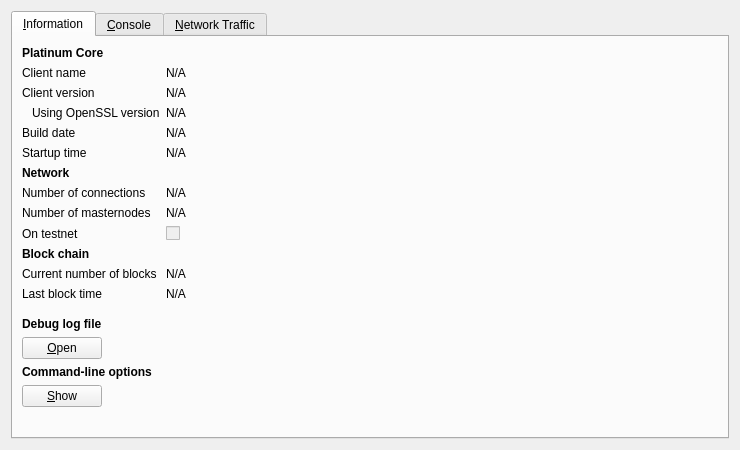
<?xml version="1.0" encoding="UTF-8"?>
<ui version="4.0">
 <class>RPCConsole</class>
 <widget class="QDialog" name="RPCConsole">
  <property name="geometry">
   <rect>
    <x>0</x>
    <y>0</y>
    <width>740</width>
    <height>450</height>
   </rect>
  </property>
  <property name="windowTitle">
   <string>Platinum - Debug window</string>
  </property>
  <layout class="QVBoxLayout" name="verticalLayout_2">
   <item>
    <widget class="QTabWidget" name="tabWidget">
     <property name="currentIndex">
      <number>0</number>
     </property>
     <widget class="QWidget" name="tab_info">
      <attribute name="title">
       <string>&amp;Information</string>
      </attribute>
      <layout class="QFormLayout" name="formLayout">
       <item row="0" column="0">
        <widget class="QLabel" name="label_9">
         <property name="font">
          <font>
           <weight>75</weight>
           <bold>true</bold>
          </font>
         </property>
         <property name="text">
          <string>Platinum Core</string>
         </property>
        </widget>
       </item>
       <item row="1" column="0">
        <widget class="QLabel" name="label_5">
         <property name="text">
          <string>Client name</string>
         </property>
        </widget>
       </item>
       <item row="1" column="1">
        <widget class="QLabel" name="clientName">
         <property name="cursor">
          <cursorShape>IBeamCursor</cursorShape>
         </property>
         <property name="text">
          <string>N/A</string>
         </property>
         <property name="textFormat">
          <enum>Qt::PlainText</enum>
         </property>
         <property name="textInteractionFlags">
          <set>Qt::LinksAccessibleByMouse|Qt::TextSelectableByKeyboard|Qt::TextSelectableByMouse</set>
         </property>
        </widget>
       </item>
       <item row="2" column="0">
        <widget class="QLabel" name="label_6">
         <property name="text">
          <string>Client version</string>
         </property>
        </widget>
       </item>
       <item row="2" column="1">
        <widget class="QLabel" name="clientVersion">
         <property name="cursor">
          <cursorShape>IBeamCursor</cursorShape>
         </property>
         <property name="text">
          <string>N/A</string>
         </property>
         <property name="textFormat">
          <enum>Qt::PlainText</enum>
         </property>
         <property name="textInteractionFlags">
          <set>Qt::LinksAccessibleByMouse|Qt::TextSelectableByKeyboard|Qt::TextSelectableByMouse</set>
         </property>
        </widget>
       </item>
       <item row="3" column="0">
        <widget class="QLabel" name="label_14">
         <property name="text">
          <string>Using OpenSSL version</string>
         </property>
         <property name="indent">
          <number>10</number>
         </property>
        </widget>
       </item>
       <item row="3" column="1">
        <widget class="QLabel" name="openSSLVersion">
         <property name="cursor">
          <cursorShape>IBeamCursor</cursorShape>
         </property>
         <property name="text">
          <string>N/A</string>
         </property>
         <property name="textFormat">
          <enum>Qt::PlainText</enum>
         </property>
         <property name="textInteractionFlags">
          <set>Qt::LinksAccessibleByMouse|Qt::TextSelectableByKeyboard|Qt::TextSelectableByMouse</set>
         </property>
        </widget>
       </item>
       <item row="4" column="0">
        <widget class="QLabel" name="label_12">
         <property name="text">
          <string>Build date</string>
         </property>
        </widget>
       </item>
       <item row="4" column="1">
        <widget class="QLabel" name="buildDate">
         <property name="cursor">
          <cursorShape>IBeamCursor</cursorShape>
         </property>
         <property name="text">
          <string>N/A</string>
         </property>
         <property name="textFormat">
          <enum>Qt::PlainText</enum>
         </property>
         <property name="textInteractionFlags">
          <set>Qt::LinksAccessibleByMouse|Qt::TextSelectableByKeyboard|Qt::TextSelectableByMouse</set>
         </property>
        </widget>
       </item>
       <item row="5" column="0">
        <widget class="QLabel" name="label_13">
         <property name="text">
          <string>Startup time</string>
         </property>
        </widget>
       </item>
       <item row="5" column="1">
        <widget class="QLabel" name="startupTime">
         <property name="cursor">
          <cursorShape>IBeamCursor</cursorShape>
         </property>
         <property name="text">
          <string>N/A</string>
         </property>
         <property name="textFormat">
          <enum>Qt::PlainText</enum>
         </property>
         <property name="textInteractionFlags">
          <set>Qt::LinksAccessibleByMouse|Qt::TextSelectableByKeyboard|Qt::TextSelectableByMouse</set>
         </property>
        </widget>
       </item>
       <item row="6" column="0">
        <widget class="QLabel" name="label_11">
         <property name="font">
          <font>
           <weight>75</weight>
           <bold>true</bold>
          </font>
         </property>
         <property name="text">
          <string>Network</string>
         </property>
        </widget>
       </item>
       <item row="7" column="0">
        <widget class="QLabel" name="label_7">
         <property name="text">
          <string>Number of connections</string>
         </property>
        </widget>
       </item>
       <item row="7" column="1">
        <widget class="QLabel" name="numberOfConnections">
         <property name="cursor">
          <cursorShape>IBeamCursor</cursorShape>
         </property>
         <property name="text">
          <string>N/A</string>
         </property>
         <property name="textFormat">
          <enum>Qt::PlainText</enum>
         </property>
         <property name="textInteractionFlags">
          <set>Qt::LinksAccessibleByMouse|Qt::TextSelectableByKeyboard|Qt::TextSelectableByMouse</set>
         </property>
        </widget>
       </item>
       <item row="8" column="0">
        <widget class="QLabel" name="label_15">
         <property name="text">
          <string>Number of masternodes</string>
         </property>
        </widget>
       </item>
       <item row="8" column="1">
        <widget class="QLabel" name="masternodeCount">
         <property name="cursor">
          <cursorShape>IBeamCursor</cursorShape>
         </property>
         <property name="text">
          <string>N/A</string>
         </property>
         <property name="textFormat">
          <enum>Qt::PlainText</enum>
         </property>
         <property name="textInteractionFlags">
          <set>Qt::LinksAccessibleByMouse|Qt::TextSelectableByKeyboard|Qt::TextSelectableByMouse</set>
         </property>
        </widget>
       </item>
       <item row="9" column="0">
        <widget class="QLabel" name="label_8">
         <property name="text">
          <string>On testnet</string>
         </property>
        </widget>
       </item>
       <item row="9" column="1">
        <widget class="QCheckBox" name="isTestNet">
         <property name="enabled">
          <bool>false</bool>
         </property>
         <property name="text">
          <string/>
         </property>
        </widget>
       </item>
       <item row="10" column="0">
        <widget class="QLabel" name="label_10">
         <property name="font">
          <font>
           <weight>75</weight>
           <bold>true</bold>
          </font>
         </property>
         <property name="text">
          <string>Block chain</string>
         </property>
        </widget>
       </item>
       <item row="11" column="0">
        <widget class="QLabel" name="label_3">
         <property name="text">
          <string>Current number of blocks</string>
         </property>
        </widget>
       </item>
       <item row="11" column="1">
        <widget class="QLabel" name="numberOfBlocks">
         <property name="cursor">
          <cursorShape>IBeamCursor</cursorShape>
         </property>
         <property name="text">
          <string>N/A</string>
         </property>
         <property name="textFormat">
          <enum>Qt::PlainText</enum>
         </property>
         <property name="textInteractionFlags">
          <set>Qt::LinksAccessibleByMouse|Qt::TextSelectableByKeyboard|Qt::TextSelectableByMouse</set>
         </property>
        </widget>
       </item>
       <item row="12" column="0">
        <widget class="QLabel" name="label_2">
         <property name="text">
          <string>Last block time</string>
         </property>
        </widget>
       </item>
       <item row="12" column="1">
        <widget class="QLabel" name="lastBlockTime">
         <property name="cursor">
          <cursorShape>IBeamCursor</cursorShape>
         </property>
         <property name="text">
          <string>N/A</string>
         </property>
         <property name="textFormat">
          <enum>Qt::PlainText</enum>
         </property>
         <property name="textInteractionFlags">
          <set>Qt::LinksAccessibleByMouse|Qt::TextSelectableByKeyboard|Qt::TextSelectableByMouse</set>
         </property>
        </widget>
       </item>
       <item row="13" column="0">
        <spacer name="verticalSpacer_2">
         <property name="orientation">
          <enum>Qt::Vertical</enum>
         </property>
         <property name="sizeHint" stdset="0">
          <size>
           <width>20</width>
           <height>10</height>
          </size>
         </property>
        </spacer>
       </item>
       <item row="14" column="0">
        <widget class="QLabel" name="labelDebugLogfile">
         <property name="font">
          <font>
           <weight>75</weight>
           <bold>true</bold>
          </font>
         </property>
         <property name="text">
          <string>Debug log file</string>
         </property>
        </widget>
       </item>
       <item row="15" column="0">
        <widget class="QPushButton" name="openDebugLogfileButton">
         <property name="toolTip">
          <string>Open the Platinum debug log file from the current data directory. This can take a few seconds for large log files.</string>
         </property>
         <property name="text">
          <string>&amp;Open</string>
         </property>
         <property name="autoDefault">
          <bool>false</bool>
         </property>
        </widget>
       </item>
       <item row="16" column="0">
        <widget class="QLabel" name="labelCLOptions">
         <property name="font">
          <font>
           <weight>75</weight>
           <bold>true</bold>
          </font>
         </property>
         <property name="text">
          <string>Command-line options</string>
         </property>
        </widget>
       </item>
       <item row="17" column="0">
        <widget class="QPushButton" name="showCLOptionsButton">
         <property name="toolTip">
          <string>Show the Platinum-Qt help message to get a list with possible Platinum command-line options.</string>
         </property>
         <property name="text">
          <string>&amp;Show</string>
         </property>
         <property name="autoDefault">
          <bool>false</bool>
         </property>
        </widget>
       </item>
       <item row="18" column="0">
        <spacer name="verticalSpacer">
         <property name="orientation">
          <enum>Qt::Vertical</enum>
         </property>
         <property name="sizeHint" stdset="0">
          <size>
           <width>20</width>
           <height>20</height>
          </size>
         </property>
        </spacer>
       </item>
      </layout>
     </widget>
     <widget class="QWidget" name="tab_console">
      <attribute name="title">
       <string>&amp;Console</string>
      </attribute>
      <layout class="QGridLayout" name="gridLayout">
       <item row="0" column="0">
        <widget class="QTextEdit" name="messagesWidget">
         <property name="minimumSize">
          <size>
           <width>0</width>
           <height>100</height>
          </size>
         </property>
         <property name="readOnly">
          <bool>true</bool>
         </property>
         <property name="tabKeyNavigation" stdset="0">
          <bool>false</bool>
         </property>
         <property name="columnCount" stdset="0">
          <number>2</number>
         </property>
        </widget>
       </item>
       <item row="1" column="0">
        <layout class="QHBoxLayout" name="horizontalLayout">
         <property name="spacing">
          <number>3</number>
         </property>
         <item>
          <widget class="QPushButton" name="copyButton">
           <property name="maximumSize">
            <size>
             <width>24</width>
             <height>24</height>
            </size>
           </property>
           <property name="toolTip">
            <string>Copy to clipboard</string>
           </property>
           <property name="text">
            <string/>
           </property>
           <property name="icon">
            <iconset resource="../bitcoin.qrc">
             <normaloff>:/icons/editcopy</normaloff>:/icons/editcopy</iconset>
           </property>
           <property name="shortcut">
            <string notr="true">Ctrl+L</string>
           </property>
           <property name="autoDefault">
            <bool>false</bool>
           </property>
          </widget>
         </item>
         <item>
          <widget class="QLabel" name="label">
           <property name="text">
            <string notr="true">&gt;</string>
           </property>
          </widget>
         </item>
         <item>
          <widget class="QLineEdit" name="lineEdit"/>
         </item>
         <item>
          <widget class="QToolButton" name="pasteButton">
           <property name="sizePolicy">
            <sizepolicy hsizetype="Minimum" vsizetype="Fixed">
             <horstretch>0</horstretch>
             <verstretch>0</verstretch>
            </sizepolicy>
           </property>
           <property name="minimumSize">
            <size>
             <width>24</width>
             <height>24</height>
            </size>
           </property>
           <property name="maximumSize">
            <size>
             <width>24</width>
             <height>24</height>
            </size>
           </property>
           <property name="toolTip">
            <string>Paste from clipboard</string>
           </property>
           <property name="text">
            <string/>
           </property>
           <property name="icon">
            <iconset resource="../bitcoin.qrc">
             <normaloff>:/icons/editpaste</normaloff>:/icons/editpaste</iconset>
           </property>
           <property name="shortcut">
            <string>Alt+P</string>
           </property>
          </widget>
         </item>
        </layout>
       </item>
      </layout>
     </widget>
     <widget class="QWidget" name="tab">
      <attribute name="title">
       <string>&amp;Network Traffic</string>
      </attribute>
      <layout class="QHBoxLayout" name="horizontalLayout_3">
       <item>
        <layout class="QVBoxLayout" name="verticalLayout_4">
         <item>
          <widget class="TrafficGraphWidget" name="trafficGraph" native="true">
           <property name="sizePolicy">
            <sizepolicy hsizetype="Expanding" vsizetype="Expanding">
             <horstretch>0</horstretch>
             <verstretch>0</verstretch>
            </sizepolicy>
           </property>
          </widget>
         </item>
         <item>
          <layout class="QHBoxLayout" name="horizontalLayout_2">
           <item>
            <widget class="QSlider" name="sldGraphRange">
             <property name="minimum">
              <number>1</number>
             </property>
             <property name="maximum">
              <number>288</number>
             </property>
             <property name="pageStep">
              <number>12</number>
             </property>
             <property name="value">
              <number>6</number>
             </property>
             <property name="orientation">
              <enum>Qt::Horizontal</enum>
             </property>
            </widget>
           </item>
           <item>
            <widget class="QLabel" name="lblGraphRange">
             <property name="minimumSize">
              <size>
               <width>100</width>
               <height>0</height>
              </size>
             </property>
             <property name="alignment">
              <set>Qt::AlignCenter</set>
             </property>
            </widget>
           </item>
           <item>
            <widget class="QPushButton" name="btnClearTrafficGraph">
             <property name="text">
              <string>&amp;Clear</string>
             </property>
            </widget>
           </item>
          </layout>
         </item>
        </layout>
       </item>
       <item>
        <layout class="QVBoxLayout" name="verticalLayout">
         <item>
          <widget class="QGroupBox" name="groupBox">
           <property name="title">
            <string>Totals</string>
           </property>
           <layout class="QVBoxLayout" name="verticalLayout_5">
            <item>
             <layout class="QHBoxLayout" name="horizontalLayout_4">
              <item>
               <widget class="Line" name="line">
                <property name="sizePolicy">
                 <sizepolicy hsizetype="Fixed" vsizetype="Fixed">
                  <horstretch>0</horstretch>
                  <verstretch>0</verstretch>
                 </sizepolicy>
                </property>
                <property name="minimumSize">
                 <size>
                  <width>10</width>
                  <height>0</height>
                 </size>
                </property>
                <property name="palette">
                 <palette>
                  <active>
                   <colorrole role="Light">
                    <brush brushstyle="SolidPattern">
                     <color alpha="255">
                      <red>0</red>
                      <green>255</green>
                      <blue>0</blue>
                     </color>
                    </brush>
                   </colorrole>
                  </active>
                  <inactive>
                   <colorrole role="Light">
                    <brush brushstyle="SolidPattern">
                     <color alpha="255">
                      <red>0</red>
                      <green>255</green>
                      <blue>0</blue>
                     </color>
                    </brush>
                   </colorrole>
                  </inactive>
                  <disabled>
                   <colorrole role="Light">
                    <brush brushstyle="SolidPattern">
                     <color alpha="255">
                      <red>0</red>
                      <green>255</green>
                      <blue>0</blue>
                     </color>
                    </brush>
                   </colorrole>
                  </disabled>
                 </palette>
                </property>
                <property name="orientation">
                 <enum>Qt::Horizontal</enum>
                </property>
               </widget>
              </item>
              <item>
               <widget class="QLabel" name="label_16">
                <property name="text">
                 <string>In:</string>
                </property>
               </widget>
              </item>
              <item>
               <widget class="QLabel" name="lblBytesIn">
                <property name="minimumSize">
                 <size>
                  <width>50</width>
                  <height>0</height>
                 </size>
                </property>
                <property name="alignment">
                 <set>Qt::AlignRight|Qt::AlignTrailing|Qt::AlignVCenter</set>
                </property>
               </widget>
              </item>
             </layout>
            </item>
            <item>
             <layout class="QHBoxLayout" name="horizontalLayout_5">
              <item>
               <widget class="Line" name="line_2">
                <property name="sizePolicy">
                 <sizepolicy hsizetype="Fixed" vsizetype="Fixed">
                  <horstretch>0</horstretch>
                  <verstretch>0</verstretch>
                 </sizepolicy>
                </property>
                <property name="minimumSize">
                 <size>
                  <width>10</width>
                  <height>0</height>
                 </size>
                </property>
                <property name="palette">
                 <palette>
                  <active>
                   <colorrole role="Light">
                    <brush brushstyle="SolidPattern">
                     <color alpha="255">
                      <red>255</red>
                      <green>0</green>
                      <blue>0</blue>
                     </color>
                    </brush>
                   </colorrole>
                  </active>
                  <inactive>
                   <colorrole role="Light">
                    <brush brushstyle="SolidPattern">
                     <color alpha="255">
                      <red>255</red>
                      <green>0</green>
                      <blue>0</blue>
                     </color>
                    </brush>
                   </colorrole>
                  </inactive>
                  <disabled>
                   <colorrole role="Light">
                    <brush brushstyle="SolidPattern">
                     <color alpha="255">
                      <red>255</red>
                      <green>0</green>
                      <blue>0</blue>
                     </color>
                    </brush>
                   </colorrole>
                  </disabled>
                 </palette>
                </property>
                <property name="orientation">
                 <enum>Qt::Horizontal</enum>
                </property>
               </widget>
              </item>
              <item>
               <widget class="QLabel" name="label_17">
                <property name="text">
                 <string>Out:</string>
                </property>
               </widget>
              </item>
              <item>
               <widget class="QLabel" name="lblBytesOut">
                <property name="minimumSize">
                 <size>
                  <width>50</width>
                  <height>0</height>
                 </size>
                </property>
                <property name="alignment">
                 <set>Qt::AlignRight|Qt::AlignTrailing|Qt::AlignVCenter</set>
                </property>
               </widget>
              </item>
             </layout>
            </item>
            <item>
             <spacer name="verticalSpacer_4">
              <property name="orientation">
               <enum>Qt::Vertical</enum>
              </property>
              <property name="sizeHint" stdset="0">
               <size>
                <width>20</width>
                <height>407</height>
               </size>
              </property>
             </spacer>
            </item>
           </layout>
          </widget>
         </item>
        </layout>
       </item>
      </layout>
     </widget>
    </widget>
   </item>
  </layout>
 </widget>
 <customwidgets>
  <customwidget>
   <class>TrafficGraphWidget</class>
   <extends>QWidget</extends>
   <header>trafficgraphwidget.h</header>
   <container>1</container>
   <slots>
    <slot>clear()</slot>
   </slots>
  </customwidget>
 </customwidgets>
 <resources>
  <include location="../bitcoin.qrc"/>
 </resources>
 <connections/>
</ui>
